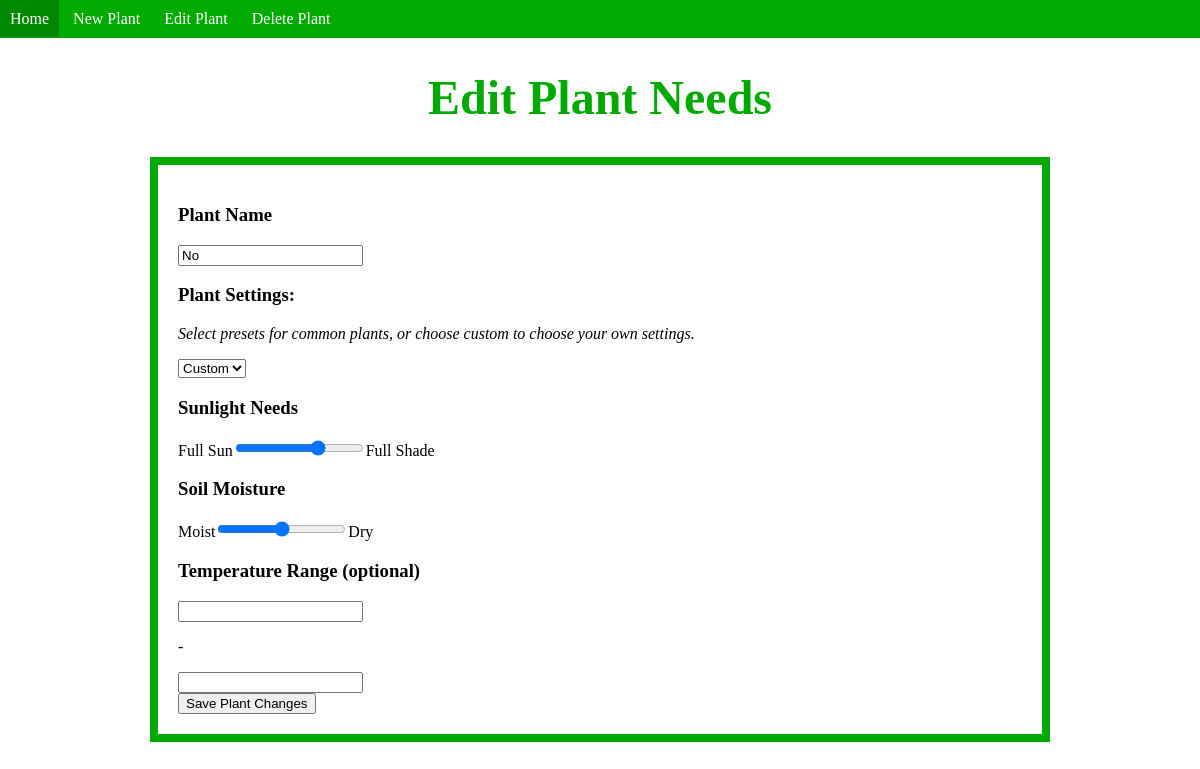
Before: /editplant with the older database file.
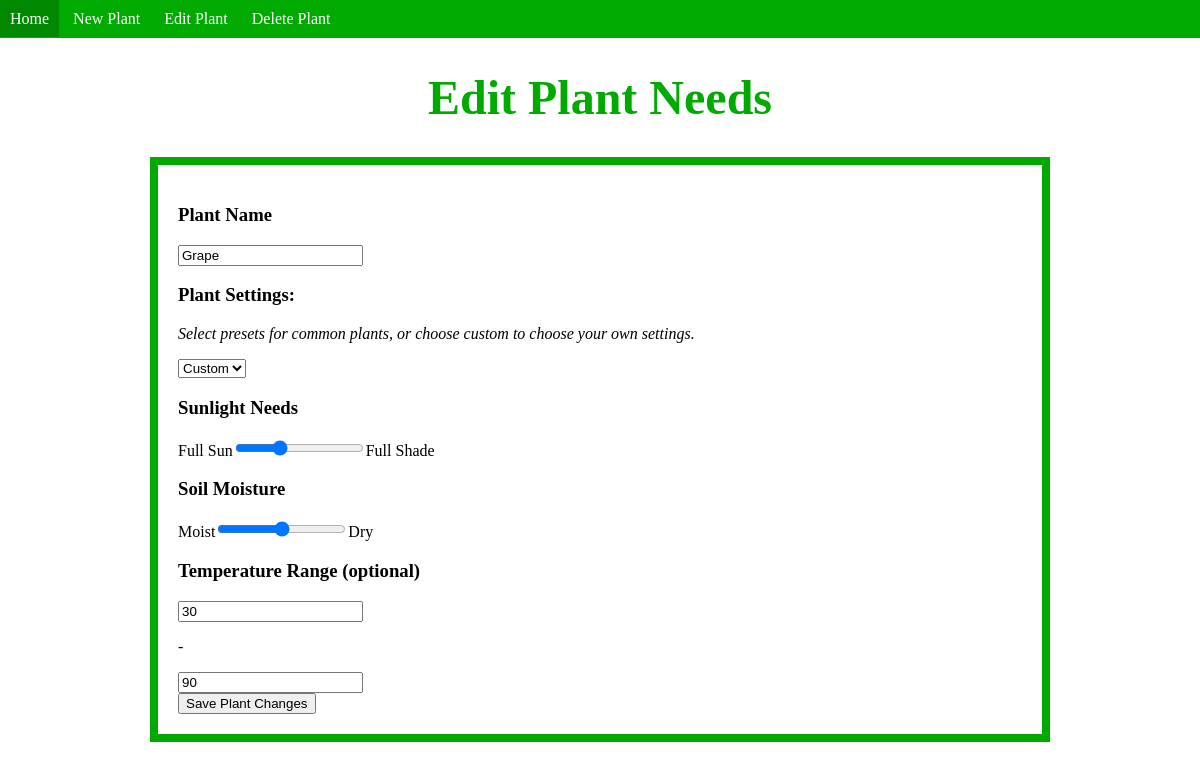
After: the same page with the newer database file.
### tables this page shows
CREATE TABLE Plants(
    plantName VARCHAR(20),
    plantID INT,
    sunlight INT,
    soilMoisture INT,
    lowestTemp INT,
    highestTemp INT,
    active BIT,
    PRIMARY KEY (plantID)
);

### app.py (the view)
@app.route("/editplant")
def editplant():
    with sqlite3.connect("plantlyfeDB.db") as conn:
        c = conn.cursor()
        c.execute("SELECT * FROM Plants WHERE active=1")
        current_plant = c.fetchone()
        print(current_plant)
        if (current_plant != None):
            plantName = current_plant[0]
        else:
            plantName = "No current plant"
        print(current_plant)
    return render_template('edit_plant.html', plantName=plantName, plantNeeds=current_plant)

### templates/edit_plant.html (shortened to what this page needs)
<!DOCTYPE html>
<head>
</head>
<nav>
    <ul>
        <a href="/"><li>Home</li></a>
        <li><a href="/newplant">New Plant</a></li>
        <li><a href="/editplant">Edit Plant</a></li>
        <li><a href="/deleteplant">Delete Plant</a></li>
    </ul>
</nav>
<body>
    <h1>Edit Plant Needs</h1>
    <form action="/editplantentry" method="POST" enctype = "multipart/form-data">
        <h3>Plant Name</h3>
        <input type="text" name = "plantName" value= {{plantName}} required/></br>
        <h3>Plant Settings:</h3>
        <p><i>Select presets for common plants, or choose custom to choose your own settings.</i></p>
        <select id="preset">
            <option value="custom">Custom</option>
        </select>
        <h3>Sunlight Needs</h3>
        Full Sun<input type="range" min="0" max="3" step="1" name="sunlight" value="{{plantNeeds[2]}}"/>Full Shade </br>
        <h3>Soil Moisture</h3>
        Moist<input type="range" min="0" max="2" step="1" name="soilMoisture" value="{{plantNeeds[3]}}"/>Dry </br>
        <h3>Temperature Range (optional)</h3>
        <input type="text" name="lowestTemp" value={{plantNeeds[4]}}>
        <p> - </p>
        <input type="text" name="highestTemp" value={{plantNeeds[5]}}></br>
        <input type="submit" value = "Save Plant Changes"/>
    </form>
</body>
    </html>

Changed rows visible on the page:
added Plants: plantName "Grape", sunlight "1", soilMoisture "1", lowestTemp "30", highestTemp "90"
Other visible differences:
form field plantName: "No" → (not shown)
form field sunlight: "2" → (not shown)
form field soilMoisture: "1" → (not shown)
